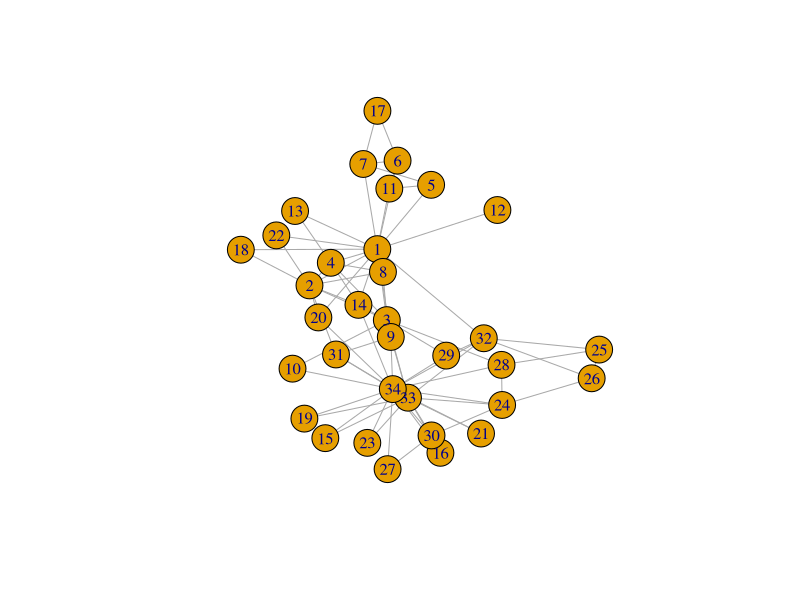
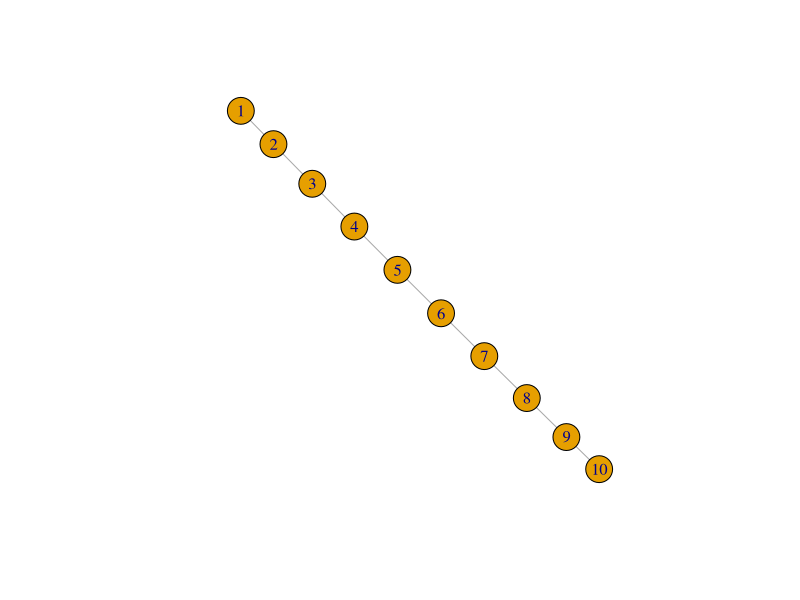
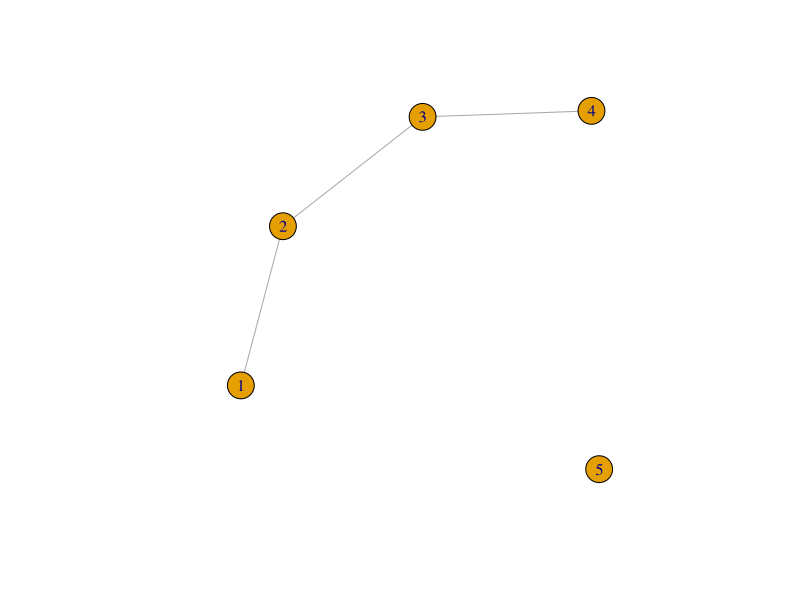
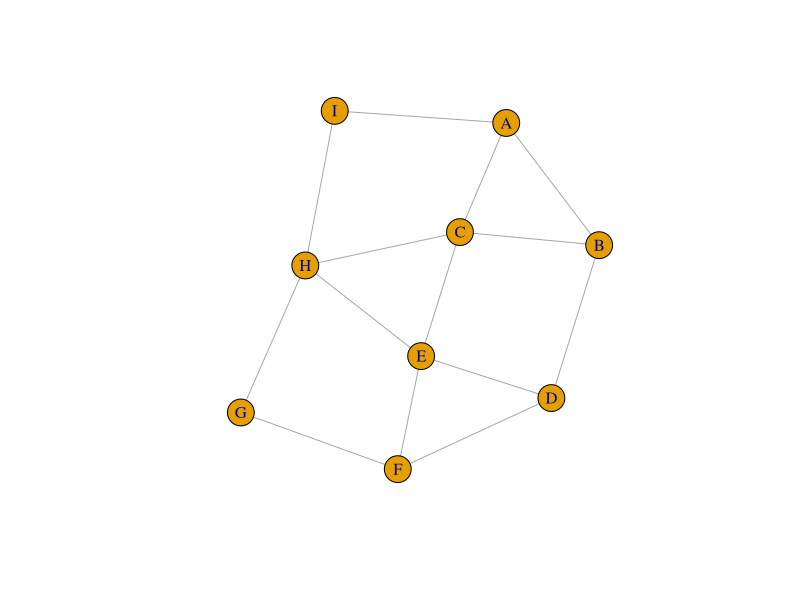
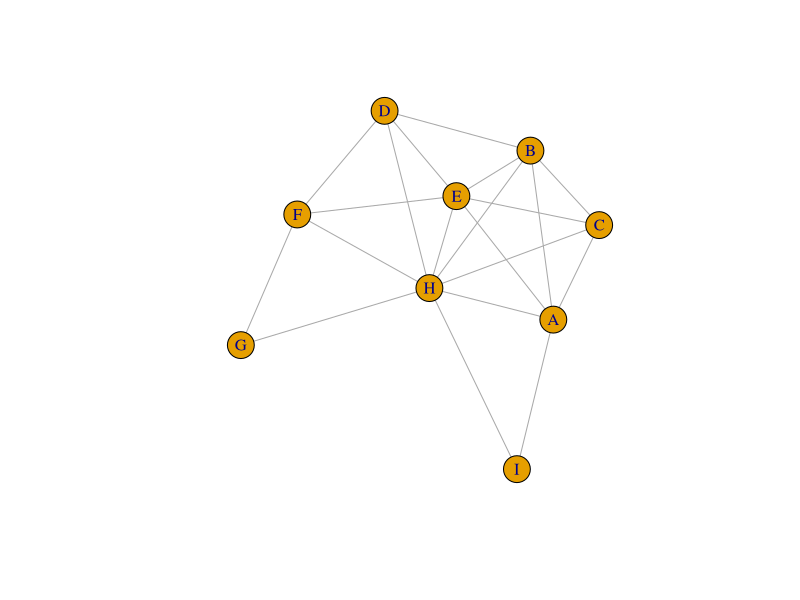
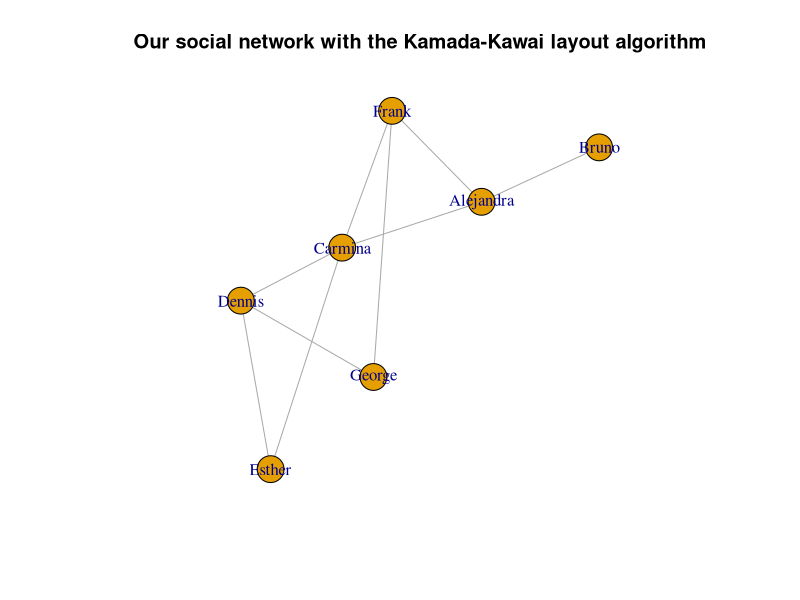
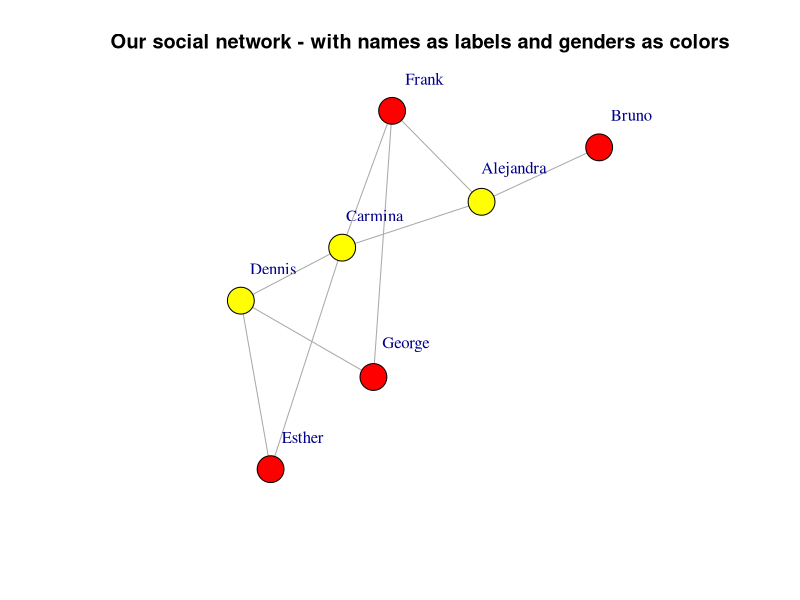
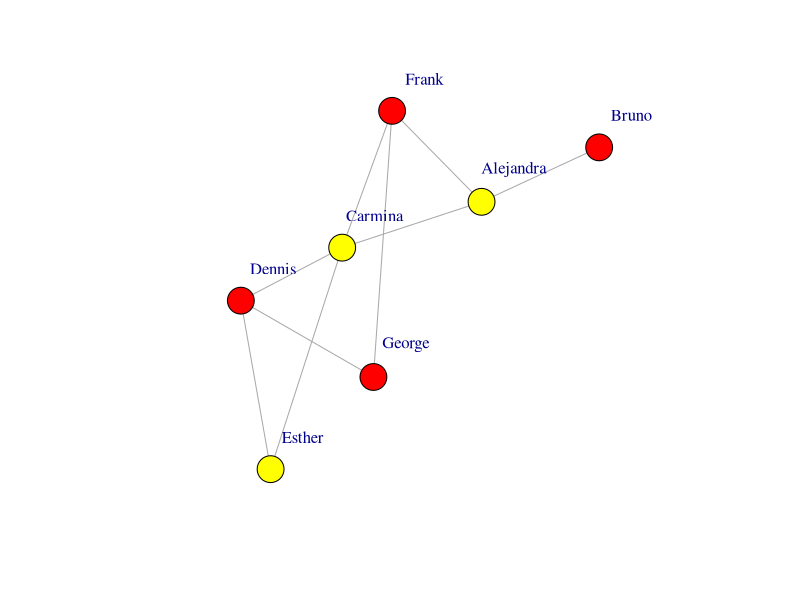

Recreate these plots in R, in order.
## ---- chunk 1
knitr::opts_chunk$set(fig.width=6, fig.height=6)
## ---- chunk 2
library("igraph")
## ---- chunk 3
g <- make_empty_graph()
## ---- chunk 4
g <- make_graph(edges = c(1,2, 1,5), n=10, directed = FALSE)
## ---- chunk 5
g <- make_graph(~ 1--2, 1--5, 3, 4, 5, 6, 7, 8, 9, 10)
## ---- chunk 6
g
## ---- chunk 7
summary(g)
## ---- chunk 8
g <- make_graph('Zachary')
## ---- chunk 9
plot(g)
## ---- chunk 10
g <- add_vertices(g, 3)
## ---- chunk 11
g <- add_edges(g, edges = c(1,35, 1,36, 34,37))
## ---- chunk 12
g <- g %>% add_edges(edges=c(1,34)) %>% add_vertices(3) %>%
     add_edges(edges=c(38,39, 39,40, 40,38, 40,37))
g
## ---- chunk 13
get.edge.ids(g, c(1,34))
## ---- chunk 14
g <- delete_edges(g, 82)
## ---- chunk 15
g <- make_ring(10) %>% delete_edges("10|1")
plot(g)
## ---- chunk 16
g <- make_ring(5)
g <- delete_edges(g, get.edge.ids(g, c(1,5, 4,5)))
plot(g)
## ---- chunk 17
g1 <- graph_from_literal(A-B:C:I, B-A:C:D, C-A:B:E:H, D-B:E:F,
                         E-C:D:F:H, F-D:E:G, G-F:H, H-C:E:G:I,
                         I-A:H)
plot(g1)
## ---- chunk 18
is_chordal(g1, fillin=TRUE)
## ---- chunk 19
chordal_graph <- add_edges(g1, is_chordal(g1, fillin=TRUE)$fillin)
plot(chordal_graph)
## ---- chunk 20
graph1 <- make_tree(127, 2, mode = "undirected")
summary(g)
## ---- chunk 21
graph2 <- make_tree(127, 2, mode = "undirected")
## ---- chunk 22
identical_graphs(graph1,graph2)
## ---- chunk 23
graph1 <- sample_grg(100, 0.2)
summary(graph1)
## ---- chunk 24
graph2 <- sample_grg(100, 0.2)
identical_graphs(graph1,graph2)
## ---- chunk 25
isomorphic(graph1,graph2)
## ---- chunk 26
g <- make_graph(~ Alice-Bob:Claire:Frank, Claire-Alice:Dennis:Frank:Esther,
                George-Dennis:Frank, Dennis-Esther)
## ---- chunk 27
V(g)$age <- c(25, 31, 18, 23, 47, 22, 50) 
V(g)$gender <- c("f", "m", "f", "m", "m", "f", "m")
E(g)$is_formal <- c(FALSE, FALSE, TRUE, TRUE, TRUE, FALSE, TRUE, FALSE, FALSE)
summary(g)
## ---- chunk 28
E(g)$is_formal
## ---- chunk 29
E(g)$is_formal[1] <- TRUE
## ---- chunk 30
E(g)$is_formal
## ---- chunk 31
g$date <- c("2022-02-11")
graph_attr(g, "date")
## ---- chunk 32
match(c("George"), V(g)$name)
## ---- chunk 33
V(g)$name[1:3] <- c("Alejandra", "Bruno", "Carmina")
V(g)
## ---- chunk 34
g <- delete_vertex_attr(g, "gender")
V(g)$gender
## ---- chunk 35
degree(g)
## ---- chunk 36
degree(g, 7)
## ---- chunk 37
degree(g, v=c(3,4,5))
## ---- chunk 38
degree(g)['Bruno']
## ---- chunk 39
edge_betweenness(g)
## ---- chunk 40
ebs <- edge_betweenness(g)
as_edgelist(g)[ebs == max(ebs), ]
## ---- chunk 41
which.max(degree(g))
## ---- chunk 42
graph <- graph.full(n=10)
only_odd_vertices <- which(V(graph)%%2==1)
length(only_odd_vertices)
## ---- chunk 43
seq <- V(graph)[2,3,7]
seq
## ---- chunk 44
seq <- seq[1,3]    #filtering an existing vertex set
seq
## ---- chunk 45
V(g)$name[which(V(g)$age < 30)]
## ---- chunk 46
V(g)$degree <- c("A", "B", "B+", "A+", "C", "A", "B")
V(g)$degree[degree(g) == 3]
## ---- chunk 47
V(g)$name[degree(g) == 3]
## ---- chunk 48
E(g)[.from(3)]
## ---- chunk 49
E(g) [ 3:5 %--% 5:6 ]
## ---- chunk 50
V(g)$gender <- c("f", "m", "f", "m", "m", "f", "m")
## ---- chunk 51
men <- V(g)$name[(which(V(g)$gender == "m"))]
men
## ---- chunk 52
women <- V(g)$name[(which(V(g)$gender == "f"))]
women
## ---- chunk 53
E(g)[men %--% women]
## ---- chunk 54
Carmina <- match(c("Carmina"),V(g)$name)
Carmina
## ---- chunk 55
match(c("Joe"),V(g)$name)
## ---- chunk 56
degree(g,v="Dennis")
## ---- chunk 57
get.adjacency(g)
## ---- chunk 58
layout <- layout.kamada.kawai(g)
## ---- chunk 59
layout <- layout_with_kk(g)
## ---- chunk 60
layout <- layout.reingold.tilford(g, root= 2)
## ---- chunk 61
layout <- layout_as_tree(g, root = 2)
## ---- chunk 62
layout <- layout_with_kk(g)
## ---- chunk 63
plot(g, layout = layout, main = "Our social network with the Kamada-Kawai layout algorithm")
## ---- chunk 64
V(g)$gender_num <- c(1,2,1,2,1,2,2)
colors <- c("yellow", "red")
V(g)$color <- colors[V(g)$gender_num]
plot(g, layout = layout, vertex.label.dist=3.5, main = "Our social network - with names as labels and genders as colors")
## ---- chunk 65
V(g)$color <- ifelse(V(g)$gender == "m", "red","yellow")
plot(g, layout = layout, vertex.label.dist=3.5)
## ---- chunk 66
plot(g, layout= layout, vertex.label.dist=3.5, vertex.color=as.factor(V(g)$gender))
## ---- chunk 67
plot(g, layout= layout, vertex.label.dist=3.5, vertex.color=c( "yellow", "red")[1+(V(g)$gender == "f")])
## ---- chunk 68
plot(g, layout =layout, vertex.label.dist=3.5, vertex.size = 20, margin = 0.5,
           vertex.color=c( "red", "yellow")[1+(V(g)$gender == "m")], 
           edge.width=c(1,3)[1+(E(g)$is_formal == TRUE)],
           )
